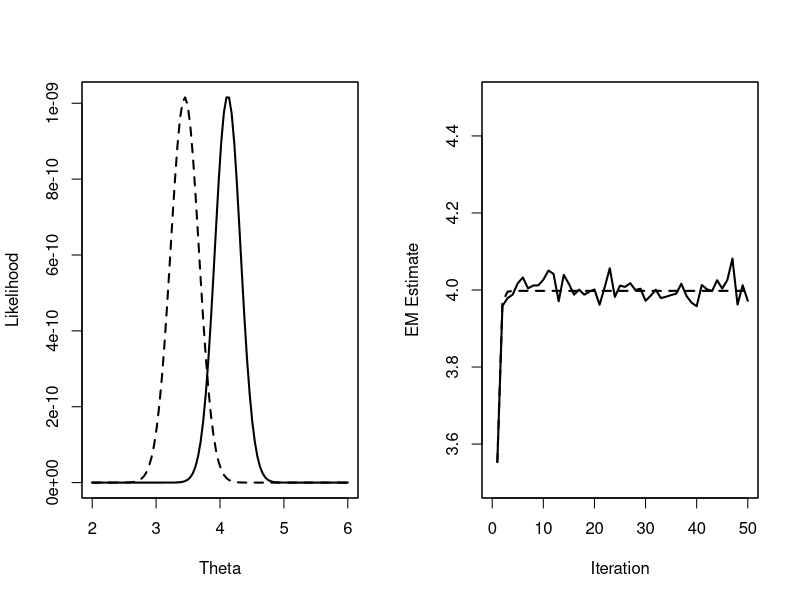

This chart was generated by the following R code:
#This does the em algorithm for censored data#
#n obs normal(t0,1), m uncensored values, n-m censored at a#
n<-25;a<-4.5;theta0<-4;nt<-50
#data generated from normal(4,1)
xdata<-c(4.238536, 6.078472, 2.917910, 5.607990, 6.117035, 3.509471, 4.082299, 4.097428, 

2.964908, 3.010554, 2.943618, 2.913119, 5.867795, 5.561251, 4.075173, 4.554778, 2.214987, 

4.096038, 3.776454, 5.273564, 4.061973, 3.996325, 3.530475, 3.552799, 3.978461)
par(mfrow=c(1,2))
#******************Makes Likelihood picture*************************************
ydata<- sort(xdata*(xdata<a)+a*(xdata>a));m<- sum(xdata<a);
theta <- seq(theta0-2,theta0+2,length=100)
cdlike<-function(x,mu.val=0,sd.val=1)prod(dnorm(x,mu.val,1))
cdlike.vec <- NULL;obslike.vec<-NULL;
for (i in 1:length(theta)) cdlike.vec[i] <- cdlike(xdata,theta[i],sd=1)
obslike<-function(x,mu.val=0,sd.val=1)prod(dnorm(ydata[1:m],mu.val,1))*prod(pnorm( 

ydata[(m+1):n],mu.val,1))
for (i in 1:length(theta)) obslike.vec[i] <- obslike(xdata,theta[i],sd=1)
plot(theta,obslike.vec,type="l",lwd=2,lty=2,ylab="Likelihood",xlab="Theta")
par(new=T)
plot(theta,cdlike.vec,type="l",xlab="",ylab="",xaxt="n",yaxt="n",lwd=2)
#******************Calculates MLE*******************************************
#ydata<- sort(xdata*(xdata<a)+a*(xdata>a));
m<- sum(xdata<a)
temp<-xdata*(xdata<a);temp<-temp[temp!=0]
xbar<-mean(temp)
that<-array(xbar,dim=c(nt,1));
for (j in 2:nt)  {
that[j] <-(m/n)*xbar+(1-m/n)*(that[j-1]+dnorm(a-that[j-1])/(1-pnorm(a-that[j-1])))
}
#now do MCEM, z=missing data, nz=size of MC sample
tmc<-array(xbar,dim=c(nt,1));nz<-25;
for (j in 2:nt)  {
z<-array(a-1,dim=c(nz,1));
for (k in 1:nz)  {while(z[k] <a) z[k] <- rnorm(1,mean=tmc[j-1],sd=1)}
zbar<-mean(z)
tmc[j] <-(m/n)*xbar+(1-m/n)*zbar
}
plot(that,type="l",xlim=c(0,nt),ylim=c(3.5,4.5),lwd=2,xlab="Iteration",ylab="EM Estimate",lty=2)
par(new=T)
plot(tmc,type="l",xlim=c(0,nt),ylim=c(3.5,4.5),xlab="",ylab="",xaxt="n",yaxt="n",lwd=2,lty=1)
